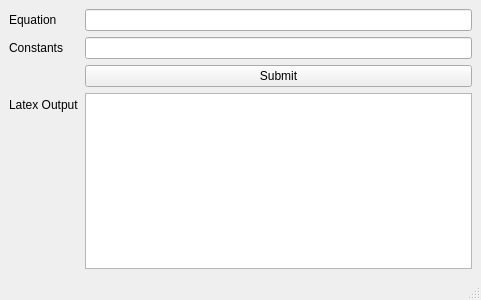
<?xml version="1.0" encoding="UTF-8"?>
<ui version="4.0">
 <class>MainWindow</class>
 <widget class="QMainWindow" name="MainWindow">
  <property name="geometry">
   <rect>
    <x>0</x>
    <y>0</y>
    <width>481</width>
    <height>300</height>
   </rect>
  </property>
  <property name="windowTitle">
   <string>MainWindow</string>
  </property>
  <widget class="QWidget" name="centralwidget">
   <layout class="QVBoxLayout" name="verticalLayout">
    <item>
     <layout class="QFormLayout" name="formLayout">
      <item row="0" column="0">
       <widget class="QLabel" name="equationLabel">
        <property name="text">
         <string>Equation</string>
        </property>
       </widget>
      </item>
      <item row="0" column="1">
       <widget class="QLineEdit" name="equationLineEdit"/>
      </item>
      <item row="1" column="0">
       <widget class="QLabel" name="constantsLabel">
        <property name="text">
         <string>Constants</string>
        </property>
       </widget>
      </item>
      <item row="1" column="1">
       <widget class="QLineEdit" name="constantsLineEdit"/>
      </item>
      <item row="2" column="1">
       <widget class="QPushButton" name="pushButton">
        <property name="text">
         <string>Submit</string>
        </property>
       </widget>
      </item>
      <item row="3" column="1">
       <widget class="QTextEdit" name="textEdit"/>
      </item>
      <item row="3" column="0">
       <widget class="QLabel" name="label">
        <property name="text">
         <string>Latex Output</string>
        </property>
       </widget>
      </item>
     </layout>
    </item>
   </layout>
  </widget>
  <widget class="QMenuBar" name="menubar">
   <property name="geometry">
    <rect>
     <x>0</x>
     <y>0</y>
     <width>481</width>
     <height>21</height>
    </rect>
   </property>
  </widget>
  <widget class="QStatusBar" name="statusbar"/>
 </widget>
 <resources/>
 <connections/>
</ui>
